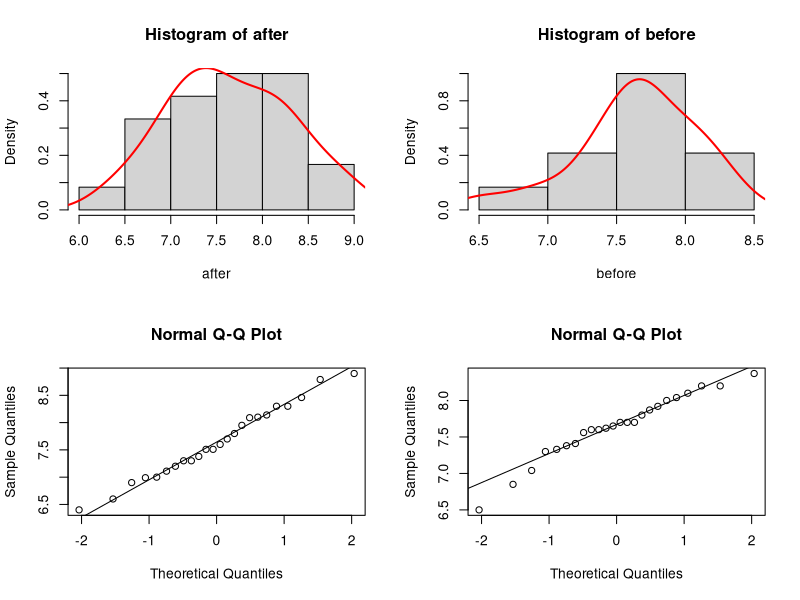
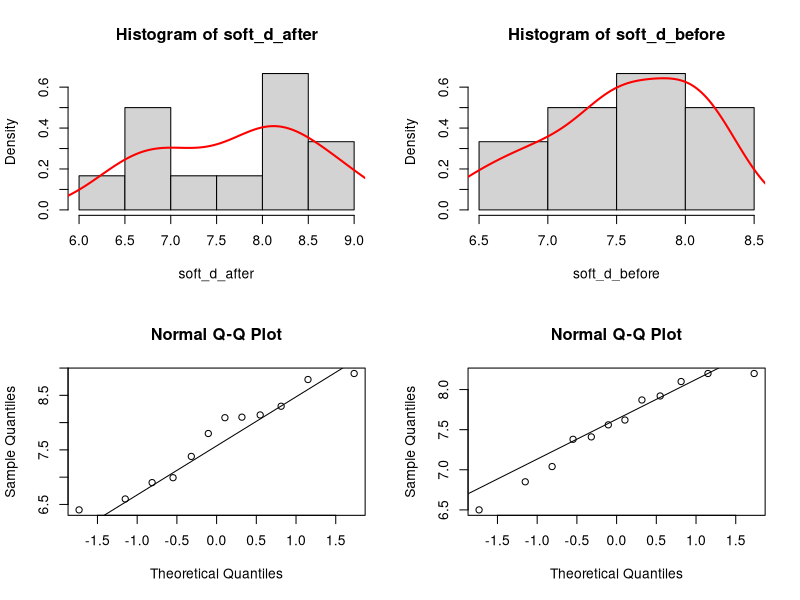

The R script that drew these images, in order: (Note: this script raises an error after producing the figures.)
par(mfrow=c(2,2))
data = read.table("run.txt", header=TRUE)
before = data[,1]
after = data[,2]
soft_d_before = before[1:12]
soft_d_after = after[1:12]
energy_d_before = before[13:24]
energy_d_after = after[13:24]
drink_type = data[,3]

#Q1
hist(after, freq=FALSE); lines(density(after), col="red", lwd=2) 
hist(before, freq=FALSE); lines(density(before), col="red",lwd=2)
qqnorm(after); qqline(after)
qqnorm(before); qqline(before)

hist(soft_d_after, freq=FALSE); lines(density(soft_d_after), col="red", lwd=2) 
hist(soft_d_before, freq=FALSE); lines(density(soft_d_before), col="red",lwd=2)
qqnorm(soft_d_after); qqline(soft_d_after)
qqnorm(soft_d_before); qqline(soft_d_before)

#Q2
#test difference in speed before and after soft drink
t.test(soft_d_before, soft_d_after, paired=TRUE)

#test difference in speed before and after energy drink
t.test(energy_d_before, energy_d_after, paired=TRUE)

sum#Q3 
 #computing differences
 diffarr = numeric(length(before))
 for(i in 1:length(before)){
   diffarr[i] = abs(after[i]-before[i])
 }
 
 drinkframe=data.frame(difference=diffarr, variety=factor(data[,3]))
 
 drinkaov = lm(difference~variety,data=drinkframe)
 result = anova(drinkaov)
 
 mt.test(before,after,paired=TRUE)
 #p has a high value, approx 0.9 meaning that we do not reject H0 in this case. There time differences are affected by the type of drink.
 
 #N.B. not sure if I understood correctly but there is no need for code here. Just reasoning.
 
 #Q4
 #There would be no need for the softdrinks, which would give us a bigger sample size for energy drinks.
 
 #Q5
 #Yes the objection is similar as the participants should not have been split, but rather all of them should have drank the energy drink and an and
 # then drank the soft drink and ran, so that you can compare time differences for the same person since different people might simply have different running speed.
 #Furthermore, maybe the initial run (without drinking energy drinks or softdrinks) could have been removed since this would mean that the participants might be too tired for the 3rd run.
 
 
 #Q6
 #N.B. I'm not sure what the is meant by assumed distribution. I went through the notes and I'm quite sure that a permutation test is required
 #In order to change the vector values to residuals we can apply a linear regression model on the vector
 res = residuals(lm(diffarr~drink_type, data=data))
 #plot(res)
 #considering that QQplots are specified, then the assumed distribution should be Normal.
 qqnorm(res)
 qqline(res)
 